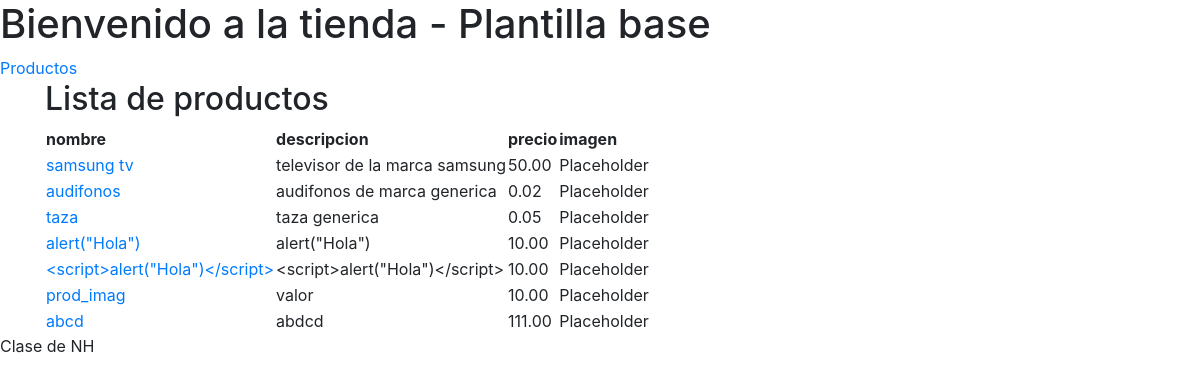
The app's page /productos/listview (signed in) with its own data.
### productos/models.py (models this page shows, shortened)
class Producto(models.Model):
    name = models.CharField(max_length=200)
    descripcion = models.TextField()
    price = models.DecimalField(max_digits=10, decimal_places=2)
    image = models.ImageField(upload_to="productos/", null=True, blank=True)
    is_deleted = models.BooleanField(default=False)
    proveedor = models.ForeignKey(
        Proveedor, related_name="productos", on_delete=models.CASCADE
    )

### productos/views.py (the view)
# urls.py: path('listview',views.ProductoListView.as_view(), name ='product_listview'),
class ProductoListView(LoginRequiredMixin,ListView):
    model = Producto
    template_name = 'producto/product_list.html'
    login_url = '/accounts/login' # donde autenticar

### productos/templates/producto/product_list.html (shortened to what this page needs)
{% extends "base.html" %}
{% block content %}
<h2>Lista de productos</h2>
<table>
    <thead>
        <tr>
            <th>nombre</th>
            <th>descripcion</th>
            <th>precio</th>
            <th>imagen</th>
        </tr>
    </thead>
    <tbody>
        {% for producto in object_list %}
            <tr>
                <td><a href="{% url 'product_detailview' producto.id %}">{{producto.name}}</a></td>
                <td>{{producto.descripcion}}</td>
                <td>{{producto.price}}</td>
                <td>
                    <span>Placeholder</span>
                </td>
            </tr>
        {% endfor %}
    </tbody>
</table>
{% endblock %}

### records on screen
Producto: name "samsung tv", descripcion "televisor de la marca samsung", price "50.00"
Producto: name "audifonos", descripcion "audifonos de marca generica", price "0.02"
Producto: name "taza", descripcion "taza generica", price "0.05"
Producto: name "alert(\"Hola\")", descripcion "alert(\"Hola\")", price "10.00"
Producto: name "<script>alert(\"Hola\")</script>", descripcion "<script>alert(\"Hola\")</script>", price "10.00"
Producto: name "prod_imag", descripcion "valor", price "10.00"
Producto: name "abcd", descripcion "abdcd", price "111.00"
